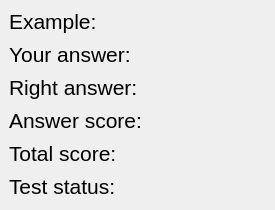
  <widget class="QDockWidget" name="ExScoreInfo">
   <property name="sizePolicy">
    <sizepolicy hsizetype="Preferred" vsizetype="Preferred">
     <horstretch>0</horstretch>
     <verstretch>0</verstretch>
    </sizepolicy>
   </property>
   <property name="minimumSize">
    <size>
     <width>275</width>
     <height>210</height>
    </size>
   </property>
   <property name="maximumSize">
    <size>
     <width>524287</width>
     <height>210</height>
    </size>
   </property>
   <property name="sizeIncrement">
    <size>
     <width>0</width>
     <height>0</height>
    </size>
   </property>
   <property name="baseSize">
    <size>
     <width>0</width>
     <height>0</height>
    </size>
   </property>
   <property name="contextMenuPolicy">
    <enum>Qt::NoContextMenu</enum>
   </property>
   <property name="acceptDrops">
    <bool>false</bool>
   </property>
   <property name="floating">
    <bool>false</bool>
   </property>
   <property name="allowedAreas">
    <set>Qt::BottomDockWidgetArea|Qt::LeftDockWidgetArea|Qt::RightDockWidgetArea</set>
   </property>
   <property name="windowTitle">
    <string>Excercise / Score Information</string>
   </property>
   <attribute name="dockWidgetArea">
    <number>2</number>
   </attribute>
   <widget class="QWidget" name="dockWidgetContents_3">
    <layout class="QVBoxLayout" name="verticalLayout_3">
     <item alignment="Qt::AlignTop">
      <widget class="QLabel" name="ExampleNLab">
       <property name="font">
        <font>
         <pointsize>16</pointsize>
        </font>
       </property>
       <property name="text">
        <string>Example:</string>
       </property>
       <property name="scaledContents">
        <bool>false</bool>
       </property>
       <property name="alignment">
        <set>Qt::AlignLeading|Qt::AlignLeft|Qt::AlignVCenter</set>
       </property>
       <property name="wordWrap">
        <bool>false</bool>
       </property>
       <property name="margin">
        <number>0</number>
       </property>
      </widget>
     </item>
     <item alignment="Qt::AlignTop">
      <widget class="QLabel" name="UserAnswerLab">
       <property name="minimumSize">
        <size>
         <width>0</width>
         <height>0</height>
        </size>
       </property>
       <property name="font">
        <font>
         <pointsize>16</pointsize>
        </font>
       </property>
       <property name="acceptDrops">
        <bool>false</bool>
       </property>
       <property name="text">
        <string>Your answer:</string>
       </property>
       <property name="scaledContents">
        <bool>true</bool>
       </property>
       <property name="margin">
        <number>0</number>
       </property>
      </widget>
     </item>
     <item alignment="Qt::AlignTop">
      <widget class="QLabel" name="CorAnswerLab">
       <property name="font">
        <font>
         <pointsize>16</pointsize>
        </font>
       </property>
       <property name="text">
        <string>Right answer:</string>
       </property>
       <property name="scaledContents">
        <bool>true</bool>
       </property>
       <property name="margin">
        <number>0</number>
       </property>
      </widget>
     </item>
     <item alignment="Qt::AlignTop">
      <widget class="QLabel" name="AnswerScoreLab">
       <property name="font">
        <font>
         <pointsize>16</pointsize>
        </font>
       </property>
       <property name="text">
        <string>Answer score:</string>
       </property>
       <property name="margin">
        <number>0</number>
       </property>
      </widget>
     </item>
     <item alignment="Qt::AlignTop">
      <widget class="QLabel" name="TotalScoreLab">
       <property name="font">
        <font>
         <pointsize>16</pointsize>
        </font>
       </property>
       <property name="text">
        <string>Total score:</string>
       </property>
       <property name="margin">
        <number>0</number>
       </property>
      </widget>
     </item>
     <item alignment="Qt::AlignTop">
      <widget class="QLabel" name="TestStatusLab">
       <property name="font">
        <font>
         <pointsize>16</pointsize>
        </font>
       </property>
       <property name="text">
        <string>Test status:</string>
       </property>
       <property name="margin">
        <number>0</number>
       </property>
      </widget>
     </item>
    </layout>
   </widget>
  </widget>
